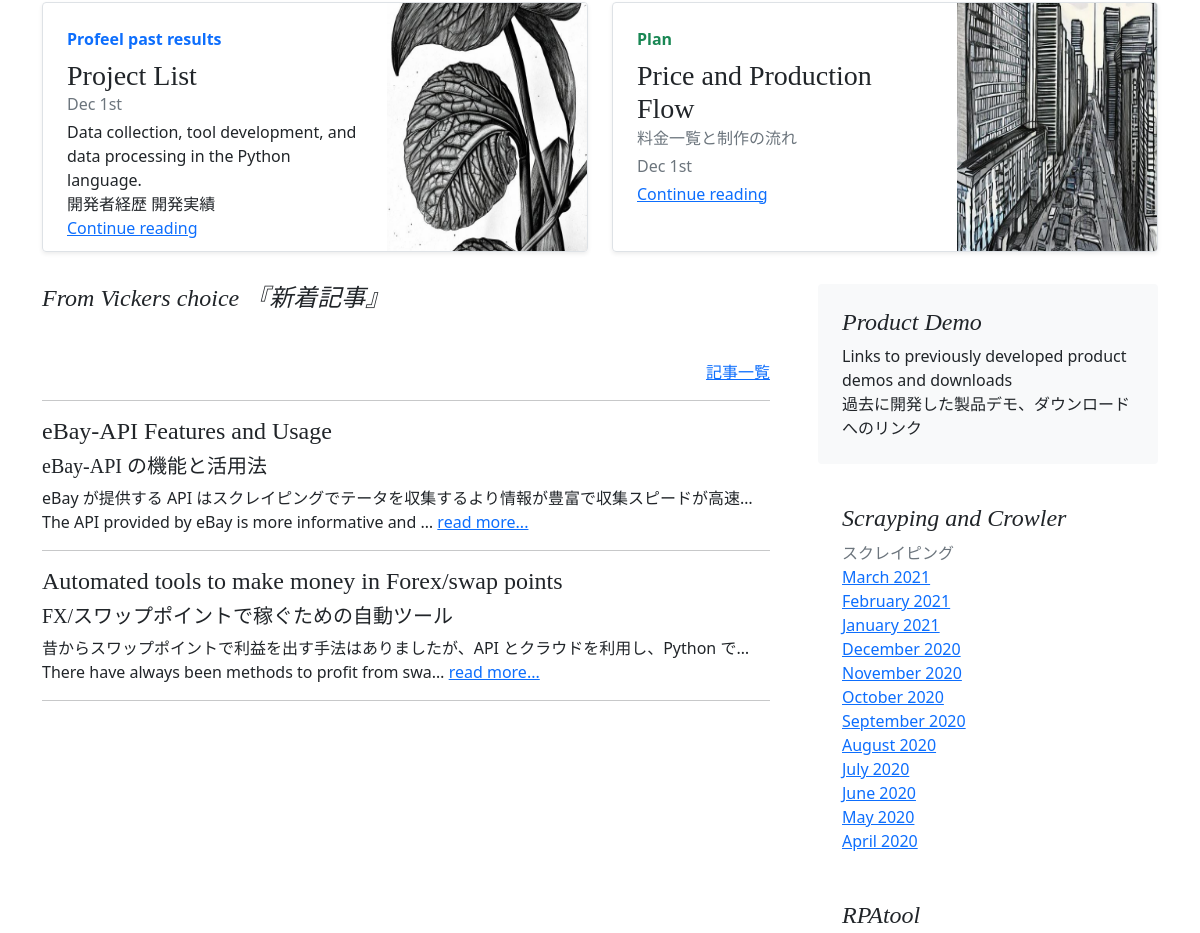
/ (middle part), run on an earlier commit of the app's database.
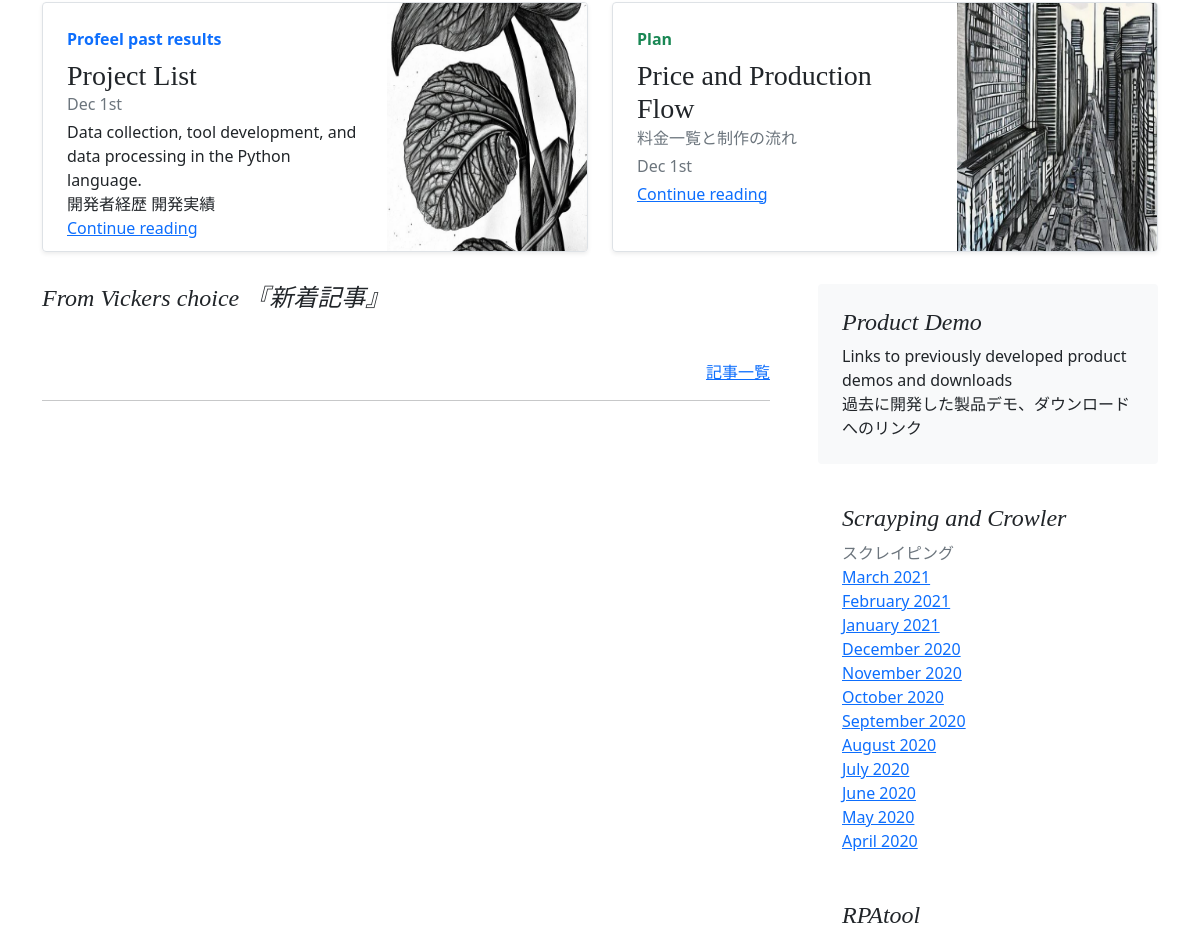
And on a later commit of the database.
### blogs/models.py (models this page shows, shortened)
class Blog(models.Model):
    title_en = models.CharField('title_en', blank=False, null=False, max_length=150)
    title_ja = models.CharField('title_ja', blank=False, null=False, max_length=150)
    text_en = models.TextField('text_en', blank=True)
    text_ja = models.TextField('text_ja', blank=True)
    created_datetime = models.DateTimeField('create_day', auto_now_add=True)
    updated_datetime = models.DateTimeField('update_day', auto_now=True)
    category = models.ForeignKey(Category, verbose_name='category', on_delete=models.PROTECT)

### blogs/views.py (the view)
# urls.py: path('', views.index, name='index'),
def index(request):
    blogs = Blog.objects.order_by('-created_datetime')
    return render(request, 'blogs/index.html', {'blogs': blogs})

### blogs/templates/blogs/index.html (shortened to what this page needs)
{% load static %}
<!doctype html>
<html lang="jp" xmlns: xmlns:>
  <head>
<link href="{% static 'assets/dist/css/bootstrap.min.css' %}" rel="stylesheet">
    <link href="{% static 'blog.css' %}" rel="stylesheet">
  </head>
  <body>
<main class="container">
  <div class="row mb-2">
    <div class="col-md-6">
      <div class="row g-0 border rounded overflow-hidden flex-md-row mb-4 shadow-sm h-md-250 position-relative">
        <div class="col p-4 d-flex flex-column position-static">
          <strong class="d-inline-block mb-2 text-primary">Profeel past results</strong>
          <h3 class="mb-0">Project List</h3>
          <div class="mb-1 text-muted">Dec 1st</div>
          <p class="card-text mb-auto">Data collection, tool development, and data processing in the Python language.</p>
          <p class="card-text mb-auto">開発者経歴 開発実績</p>
          <a href="#" class="stretched-link">Continue reading</a>
        </div>
        <div class="col-auto d-none d-lg-block">
              <img src="{%static 'img/leaf.png' %}" width="200" height="250" alt="">
        </div>
      </div>
    </div>
    <div class="col-md-6">
      <div class="row g-0 border rounded overflow-hidden flex-md-row mb-4 shadow-sm h-md-250 position-relative">
        <div class="col p-4 d-flex flex-column position-static">
          <strong class="d-inline-block mb-2 text-success">Plan</strong>
          <h3 class="mb-0">Price and Production Flow</h3>
          <div class="mb-1 text-muted">料金一覧と制作の流れ</div>
          <div class="mb-1 text-muted">Dec 1st</div>
          <a href="#" class="stretched-link">Continue reading</a>
        </div>
        <div class="col-auto d-none d-lg-block">
              <img src="{% static 'img/city.png' %}" width="200" height="250" alt="">
        </div>
      </div>
    </div>
  </div>
  <div class="row g-5">
    <div class="col-md-8">
      <h4 class="pb-4 mb-4 fst-italic" >
        From Vickers choice 『新着記事』
      </h4>
      <div style="text-align: right;">
        <a href="{% url 'blogs:detail_all' %}">記事一覧</a>
        <hr />
      </div>
      <article class="blog-post">
        {% for blog in blogs %}
          <div>
              <h4>{{ blog.title_en }}</h4>
              <h5>{{ blog.title_ja }}</h5>
              <div>{{ blog.text_ja | truncatechars:50}}</div>
              <div>{{ blog.text_en | truncatechars:50}}
                  <a href="{% url 'blogs:detail' blog_id=blog.id %}">read more...</a>
              </div>
          </div>
          <hr />
          {% endfor %}
      </article>
    </div>
    <div class="col-md-4">
      <div class="position-sticky" style="top: 2rem;">
        <div class="p-4 mb-3 bg-light rounded">
          <h4 class="fst-italic">Product Demo</h4>
          <p class="mb-0">Links to previously developed product demos and downloads</p>
          <p class="mb-0">過去に開発した製品デモ、ダウンロードへのリンク</p>
        </div>
        <div class="p-4">
          <h4 class="fst-italic">Scrayping and Crowler</h4>
          <div class="text-muted">スクレイピング</div>
          <ol class="list-unstyled mb-0">
            <li><a href="#">March 2021</a></li>
            <li><a href="#">February 2021</a></li>
            <li><a href="#">January 2021</a></li>
            <li><a href="#">December 2020</a></li>
            <li><a href="#">November 2020</a></li>
            <li><a href="#">October 2020</a></li>
            <li><a href="#">September 2020</a></li>
            <li><a href="#">August 2020</a></li>
            <li><a href="#">July 2020</a></li>
            <li><a href="#">June 2020</a></li>
            <li><a href="#">May 2020</a></li>
            <li><a href="#">April 2020</a></li>
          </ol>
        </div>
        <div class="p-4">
          <h4 class="fst-italic">RPAtool</h4>
        </div>
      </div>
    </div>
  </div>
</main>
  </body>
</html>

What changed in the data, as far as the page shows it:
removed Blog: title_en "eBay-API Features and Usage", title_ja "eBay-API の機能と活用法", text_ja "eBay が提供する API はスクレイピングでテータを収集するより情報が豊富で収集スピードが高速…", text_en "The API provided by eBay is more informative and …"
removed Blog: title_en "Automated tools to make money in Forex/swap points", title_ja "FX/スワップポイントで稼ぐための自動ツール", text_ja "昔からスワップポイントで利益を出す手法はありましたが、API とクラウドを利用し、Python で…", text_en "There have always been methods to profit from swa…"
